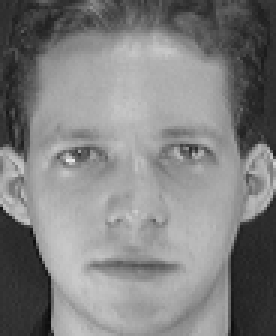
#> input picture QuantumFace/dataset/att_faces/s1/1.pgm, 92 x 112 px (shown 3 times larger); its folder holds only this picture in this run
$ python antispoof.py
#> lines starting #> are read from the running program, lines starting #| are printed output that depends on the picture
### QuantumFace/config.py
"""
QuantumFace — central configuration.

Every tunable knob lives here so experiments are reproducible and a single
place documents the (small) scale of this research prototype.

THIS IS A RESEARCH / EDUCATION CODEBASE, NOT A PRODUCTION BIOMETRIC SYSTEM.
All quantum circuits run on local *simulators* by default.
"""
from __future__ import annotations
import os
from pathlib import Path

# ---------------------------------------------------------------------------
# Paths
# ---------------------------------------------------------------------------
PKG_DIR = Path(__file__).resolve().parent
REPO_DIR = PKG_DIR.parent
# Datasets live inside the package so QuantumFace is self-contained.
DATA_DIR = PKG_DIR / "dataset"                    # local datasets + LFW cache
ORL_DIR = DATA_DIR / "att_faces"                  # ORL / AT&T (research use)
YALE_DIR = DATA_DIR / "yalefaces"                 # Yale Faces (research use)
RESULTS_DIR = REPO_DIR / "results"
DOCS_DIR = PKG_DIR / "docs"
DB_PATH = PKG_DIR / "database" / "quantumface.db"
KEY_DIR = PKG_DIR / "security" / "keys"

for _d in (DATA_DIR, RESULTS_DIR, DOCS_DIR, DB_PATH.parent, KEY_DIR):
    _d.mkdir(parents=True, exist_ok=True)

# ---------------------------------------------------------------------------
# Reproducibility
# ---------------------------------------------------------------------------
SEED = 42

# ---------------------------------------------------------------------------
# Classical baseline (Phase 1)
# ---------------------------------------------------------------------------
FACE_SIZE = 160                 # FaceNet InceptionResnetV1 expects 160x160
EMBED_DIM = 512                 # FaceNet embedding dimensionality
FACENET_PRETRAINED = "vggface2" # pretrained weights tag (downloaded on first use)
CLASSICAL_CLF = "knn"           # 'knn' or 'svm' for closed-set recognition

# ---------------------------------------------------------------------------
# Dimensionality reduction + quantum encoding (Phase 2)
# ---------------------------------------------------------------------------
N_QUBITS = int(os.environ.get("QF_N_QUBITS", 8))   # default 8, expandable to 16
PCA_COMPONENTS = N_QUBITS                            # angle encoding: 1 feature/qubit
ENCODING = "angle"              # 'angle' (default) | 'amplitude' | 'basis'

# ---------------------------------------------------------------------------
# QCNN / training (Phases 3-4)
# ---------------------------------------------------------------------------
N_CONV_LAYERS = 2
TRAIN_STEPS = int(os.environ.get("QF_STEPS", 80))
LEARNING_RATE = 0.05
N_SUBJECTS = int(os.environ.get("QF_SUBJECTS", 4))  # closed-set identities

# ---------------------------------------------------------------------------
# Quantum backend (simulators only by default)
# ---------------------------------------------------------------------------
SIM_DEVICE = "default.qubit"    # state-vector simulator (PennyLane)
NOISE_DEVICE = "default.mixed"  # density-matrix sim for depolarising noise
USE_REAL_QPU = False            # NEVER assume hardware; opt-in, experimental only
NOISE_LEVELS = [0.0, 0.05, 0.12, 0.22]

# ---------------------------------------------------------------------------
# Security (Phase 6) — Kyber KEM protects stored embeddings AT REST only.
# ---------------------------------------------------------------------------
KYBER_VARIANT = "ML-KEM-512"    # via pure-python kyber-py (FIPS 203)

### QuantumFace/utils/data.py
"""
Dataset loading for QuantumFace.

Three public research datasets, all under their stated research-use terms:
  * ORL / AT&T  (local PGM in QuantumFace/dataset/att_faces)
  * Yale Faces  (local, QuantumFace/dataset/yalefaces)
  * LFW subset  (fetched via scikit-learn's fetch_lfw_people on first use)

Every loader returns a uniform (images, labels, names) tuple where
  images : float32 array, shape (N, H, W), pixel range [0, 1], grayscale
  labels : int array, shape (N,)
  names  : list[str] mapping label id -> human-readable identity

No face images of real people are used outside these licensed research sets.
"""
from __future__ import annotations
import glob
import os
from pathlib import Path

import numpy as np
from PIL import Image

from .. import config


def _read_gray(path: str, size: tuple[int, int] | None = None) -> np.ndarray:
    img = Image.open(path).convert("L")
    if size is not None:
        img = img.resize(size, Image.BILINEAR)
    return np.asarray(img, dtype=np.float32) / 255.0


def load_orl(n_subjects: int | None = None, size=(112, 92)):
    """ORL/AT&T: 40 subjects x 10 images, 112x92 PGM."""
    root = Path(config.ORL_DIR)
    subjects = sorted([d for d in root.glob("s*") if d.is_dir()],
                      key=lambda p: int(p.name[1:]))
    if n_subjects:
        subjects = subjects[:n_subjects]
    imgs, labels, names = [], [], []
    for lbl, sdir in enumerate(subjects):
        names.append(sdir.name)
        for f in sorted(sdir.glob("*.pgm")):
            imgs.append(_read_gray(str(f), size))
            labels.append(lbl)
    return np.stack(imgs), np.asarray(labels), names


# [42 lines left out: functions load_yale, load_lfw, _resize_arr, not called in this run]


LOADERS = {"orl": load_orl, "yale": load_yale, "lfw": load_lfw}


def load_dataset(name: str, n_subjects: int | None = None, size=(112, 92)):
    name = name.lower()
    if name not in LOADERS:
        raise ValueError(f"unknown dataset {name!r}; choose from {list(LOADERS)}")
    return LOADERS[name](n_subjects=n_subjects, size=size)


# [4 lines that do not run on import are left out]

### QuantumFace/ai/antispoof.py
"""
Optional AI feature — presentation-attack detection (anti-spoofing) + liveness.

OFFLINE & CLASSICAL: a genuine (live-camera) face and a spoof (printed photo or replayed
screen) differ in texture and frequency content — prints lose high-frequency detail and
add paper/screen texture; replays add moire and recompression artefacts. We measure two
weight-free cues:

  * high-frequency energy ratio (FFT)  — spoofs typically lose fine detail;
  * local-texture sharpness (variance of Laplacian) — spoofs are often smoother/blurrier.

This is a lightweight research baseline, NOT a production PAD system (which would use a
trained CNN + depth/IR). Because this repo has no real spoof captures, we validate the
detector honestly by simulating prints/replays from genuine images (blur + JPEG
recompression + mild downscale) and reporting the measured genuine-vs-spoof separation.

Liveness (`blink_liveness`) needs a short frame SEQUENCE: it tracks eye-region intensity
variance over time; a live subject blinks/moves, a static photo does not. A single image
cannot prove liveness — the API says so rather than faking it.
"""
from __future__ import annotations
import io
import numpy as np


# ---------------------------------------------------------------------------
# single-image spoof cues (weight-free)
# ---------------------------------------------------------------------------
def _laplacian_var(gray: np.ndarray) -> float:
    """Variance of the Laplacian — a classic focus/sharpness measure."""
    k = np.array([[0, 1, 0], [1, -4, 1], [0, 1, 0]], dtype=np.float32)
    g = gray.astype(np.float32)
    from numpy.lib.stride_tricks import sliding_window_view
    if min(g.shape) < 3:
        return 0.0
    w = sliding_window_view(g, (3, 3))
    lap = (w * k).sum(axis=(-1, -2))
    return float(lap.var())


def _high_freq_ratio(gray: np.ndarray) -> float:
    """Fraction of spectral energy above a mid-frequency radius (FFT)."""
    g = gray.astype(np.float32)
    F = np.fft.fftshift(np.fft.fft2(g))
    mag = np.abs(F) ** 2
    h, w = g.shape
    cy, cx = h // 2, w // 2
    yy, xx = np.ogrid[:h, :w]
    r = np.sqrt((yy - cy) ** 2 + (xx - cx) ** 2)
    r0 = 0.25 * min(h, w)
    total = mag.sum() + 1e-9
    return float(mag[r > r0].sum() / total)


def liveness_score(gray: np.ndarray) -> dict:
    """Return spoof cues + a combined 'genuineness' score in [0,1] for one image.

    Higher = more likely a genuine live capture. The threshold is dataset-dependent;
    calibrate with `evaluate_detector`."""
    lap = _laplacian_var(gray)
    hf = _high_freq_ratio(gray)
    # squashing constants chosen so typical genuine grayscale faces land near ~0.5-0.9
    sharp = 1.0 - np.exp(-lap / 5e-3)
    score = float(0.5 * sharp + 0.5 * min(1.0, hf / 0.15))
    return {"laplacian_var": lap, "high_freq_ratio": hf, "genuineness": score}


# ---------------------------------------------------------------------------
# spoof simulation (so we can measure the detector without real attack captures)
# ---------------------------------------------------------------------------
def simulate_spoof(gray: np.ndarray, jpeg_quality=25, blur=1.2) -> np.ndarray:
    """Emulate a print/replay attack: blur + JPEG recompression + slight downscale."""
    from PIL import Image, ImageFilter
    pil = Image.fromarray((np.clip(gray, 0, 1) * 255).astype(np.uint8))
    pil = pil.filter(ImageFilter.GaussianBlur(blur))
    small = pil.resize((max(8, pil.width // 2), max(8, pil.height // 2)), Image.BILINEAR)
    pil = small.resize(pil.size, Image.BILINEAR)
    buf = io.BytesIO(); pil.save(buf, format="JPEG", quality=jpeg_quality)
    out = Image.open(io.BytesIO(buf.getvalue())).convert("L")
    return np.asarray(out, dtype=np.float32) / 255.0


def evaluate_detector(images: np.ndarray) -> dict:
    """Measure genuine-vs-simulated-spoof separation and best-threshold accuracy."""
    genuine = [liveness_score(im)["genuineness"] for im in images]
    spoof = [liveness_score(simulate_spoof(im))["genuineness"] for im in images]
    g, s = np.array(genuine), np.array(spoof)
    scores = np.concatenate([g, s])
    labels = np.concatenate([np.ones_like(g), np.zeros_like(s)])
    ths = np.linspace(scores.min(), scores.max(), 200)
    accs = [((g >= t).mean() * 0.5 + (s < t).mean() * 0.5) for t in ths]
    best = int(np.argmax(accs))
    try:
        from sklearn.metrics import roc_auc_score
        auc = float(roc_auc_score(labels, scores))
    except Exception:
        auc = float("nan")
    return {"genuine_mean": float(g.mean()), "spoof_mean": float(s.mean()),
            "separation": float(g.mean() - s.mean()),
            "best_threshold": float(ths[best]), "best_accuracy": float(accs[best]),
            "auc": auc, "n": int(len(images))}


# ---------------------------------------------------------------------------
# liveness over a frame sequence (needs motion/blink)
# ---------------------------------------------------------------------------
def blink_liveness(frames: np.ndarray, eye_band=(0.2, 0.45)) -> dict:
    """Temporal liveness cue over a sequence of aligned grayscale frames (T,H,W).

    Tracks intensity variance in the eye band across time; a blink/motion produces a
    temporal change a static photo lacks. Returns a 'live' flag + the motion energy."""
    frames = np.asarray(frames, dtype=np.float32)
    if frames.ndim != 3 or len(frames) < 2:
        return {"live": None, "reason": "need >= 2 aligned frames; single image cannot "
                "prove liveness", "temporal_motion": None}
    h = frames.shape[1]
    band = frames[:, int(eye_band[0] * h):int(eye_band[1] * h), :]
    per_frame = band.reshape(len(band), -1).mean(axis=1)
    motion = float(np.var(per_frame)) + float(np.mean(np.var(np.diff(band, axis=0), axis=(1, 2))))
    return {"live": bool(motion > 1e-4), "temporal_motion": motion,
            "n_frames": int(len(frames))}


if __name__ == "__main__":
    from ..utils import data
    X, _, _ = data.load_dataset("orl", n_subjects=6)
#> in _read_gray, img is the input picture: PIL image 92x112 L; min 11, max 234, mean 128.3
#> in _read_gray, `img = img.resize(size, Image.BILINEAR)`:
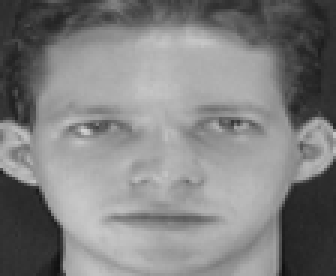
#> img: PIL image 112x92 L (shown 3 times larger); min 16, max 208, mean 128.4
#> pass 2 of the loop in load_orl, `for lbl, sdir in enumerate(subjects):`:
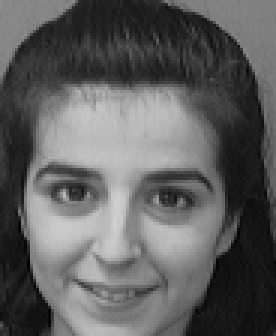
#> input picture QuantumFace/dataset/att_faces/s10/1.pgm, 92 x 112 px (shown 3 times larger)
#> in _read_gray, img is the input picture: PIL image 92x112 L; min 1, max 207, mean 95.1
#> in _read_gray (call 2), `img = img.resize(size, Image.BILINEAR)`:
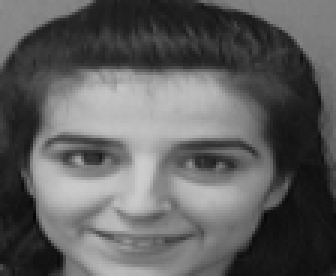
#> img: PIL image 112x92 L (shown 3 times larger); min 3, max 205, mean 95.1
    r = evaluate_detector(X)
#> in evaluate_detector, `genuine = [liveness_score(im)["genuineness"] for im in images]`: genuine = [0.299, 0.304]
#> in simulate_spoof, `pil = pil.filter(ImageFilter.GaussianBlur(blur))`:
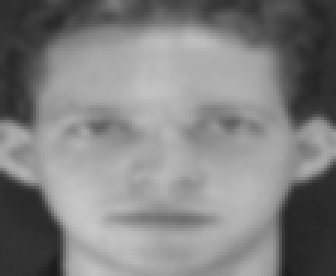
#> pil: PIL image 112x92 L (shown 3 times larger); min 27, max 199, mean 128.4
#> in _laplacian_var (call 3), `k = np.array([[0, 1, 0], [1, -4, 1], [0, 1, 0]], dtype=np.float32)`: k = [[0, 1, 0], [1, -4, 1], [0, 1, 0]]
#> in _laplacian_var (call 3), `lap = (w * k).sum(axis=(-1, -2))`:
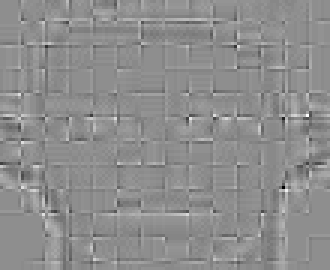
#> lap: shape (90, 110) float32 (shown 3 times larger); min -0.247, max 0.196, mean -4.4e-05; drawn with min black and max white
#> call 2 of simulate_spoof, with jpeg_quality = 25, blur = 1.2
#> in simulate_spoof (call 2), `pil = pil.filter(ImageFilter.GaussianBlur(blur))`:
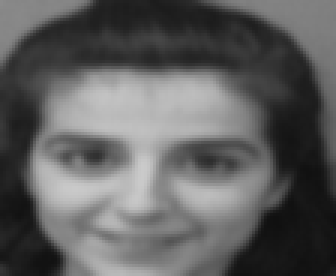
#> pil: PIL image 112x92 L (shown 3 times larger); min 15, max 202, mean 95.2
#> in _laplacian_var (call 4), `lap = (w * k).sum(axis=(-1, -2))`:
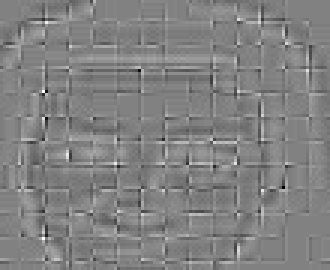
#> lap: shape (90, 110) float32 (shown 3 times larger); min -0.208, max 0.2, mean 0.000191; drawn with min black and max white
#> in evaluate_detector, `spoof = [liveness_score(simulate_spoof(im))["genuineness"] for im in i..`: spoof = [0.0558, 0.075]
#> in evaluate_detector, `g, s = np.array(genuine), np.array(spoof)`: g = [0.299, 0.304]; s = [0.0558, 0.075]
#> in evaluate_detector, `scores = np.concatenate([g, s])`: scores = [0.299, 0.304, 0.0558, 0.075]
#> in evaluate_detector, `accs = [((g >= t).mean() * 0.5 + (s < t).mean() * 0.5) for t in ths]`: accs = 200 values, max 1 at index 16, min 0.5 at index 0, mean 0.974
#> in evaluate_detector, `best = int(np.argmax(accs))`: best = 16
#> in evaluate_detector, `auc = float(roc_auc_score(labels, scores))`: auc = 1
#> r = {'genuine_mean': 0.301, 'spoof_mean': 0.0654, 'separation': 0.236, 'best_threshold': 0.0757, 'best_accuracy': 1, 'auc': 1, 'n': 2}
    print(f"anti-spoof (genuine vs simulated print/replay): "
          f"genuine={r['genuine_mean']:.3f} spoof={r['spoof_mean']:.3f} "
          f"sep={r['separation']:.3f} acc={r['best_accuracy']:.3f} auc={r['auc']:.3f}")
#| anti-spoof (genuine vs simulated print/replay): genuine=0.301 spoof=0.065 sep=0.236 acc=1.000 auc=1.000
    live = blink_liveness(np.stack([X[0], X[0]]))  # identical frames -> no motion
#> in blink_liveness, `per_frame = band.reshape(len(band), -1).mean(axis=1)`: per_frame = [0.53, 0.53]
#> in blink_liveness, `motion = float(np.var(per_frame)) + float(np.mean(np.var(np.diff(band,..`: motion = 0
#> live = {'live': False, 'temporal_motion': 0, 'n_frames': 2}
    print("liveness (2 identical frames):", live)
#| liveness (2 identical frames): {'live': False, 'temporal_motion': 0.0, 'n_frames': 2}
